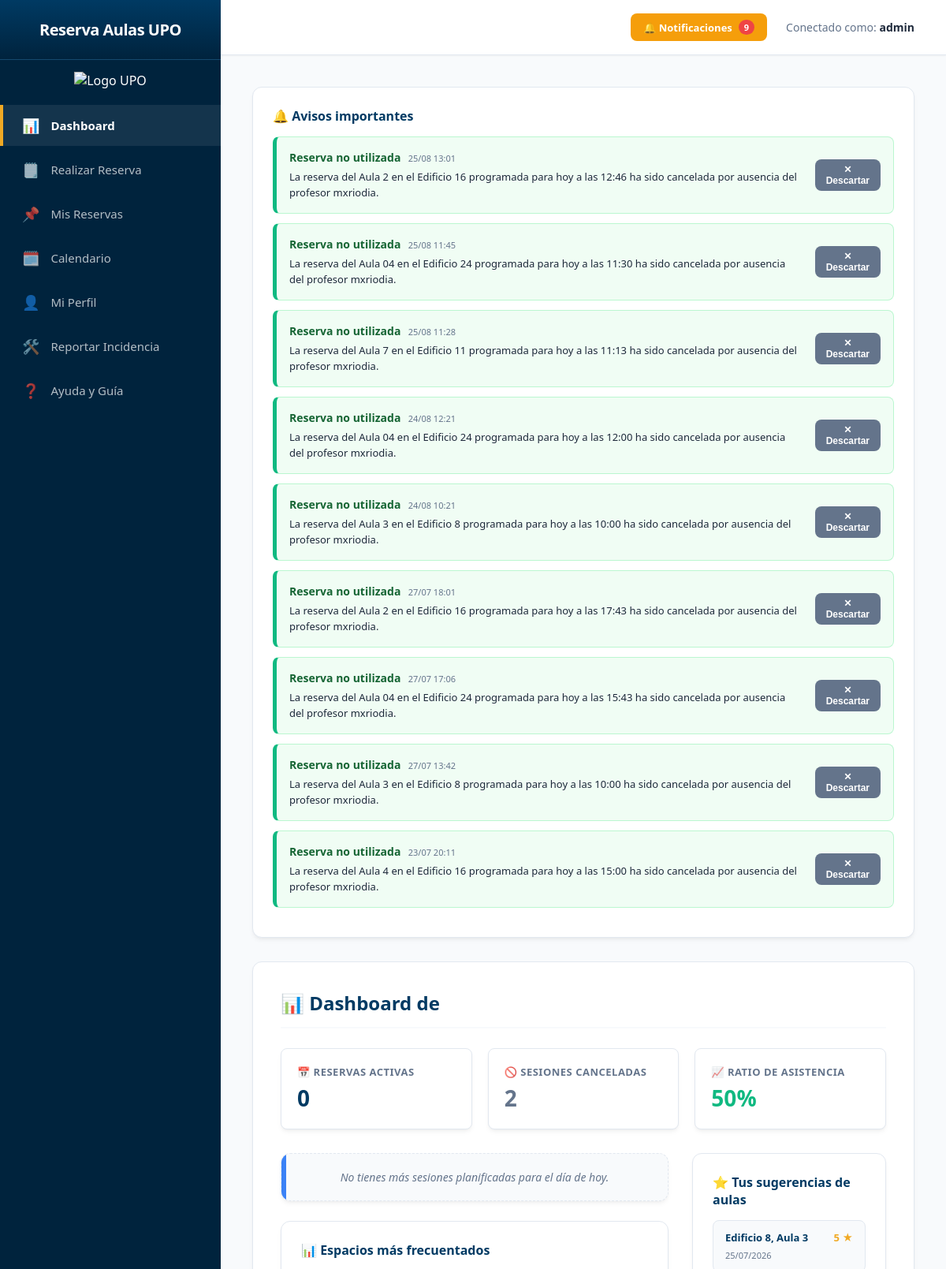
The app's page /panel_profesor/ (signed in, upper part), older data.
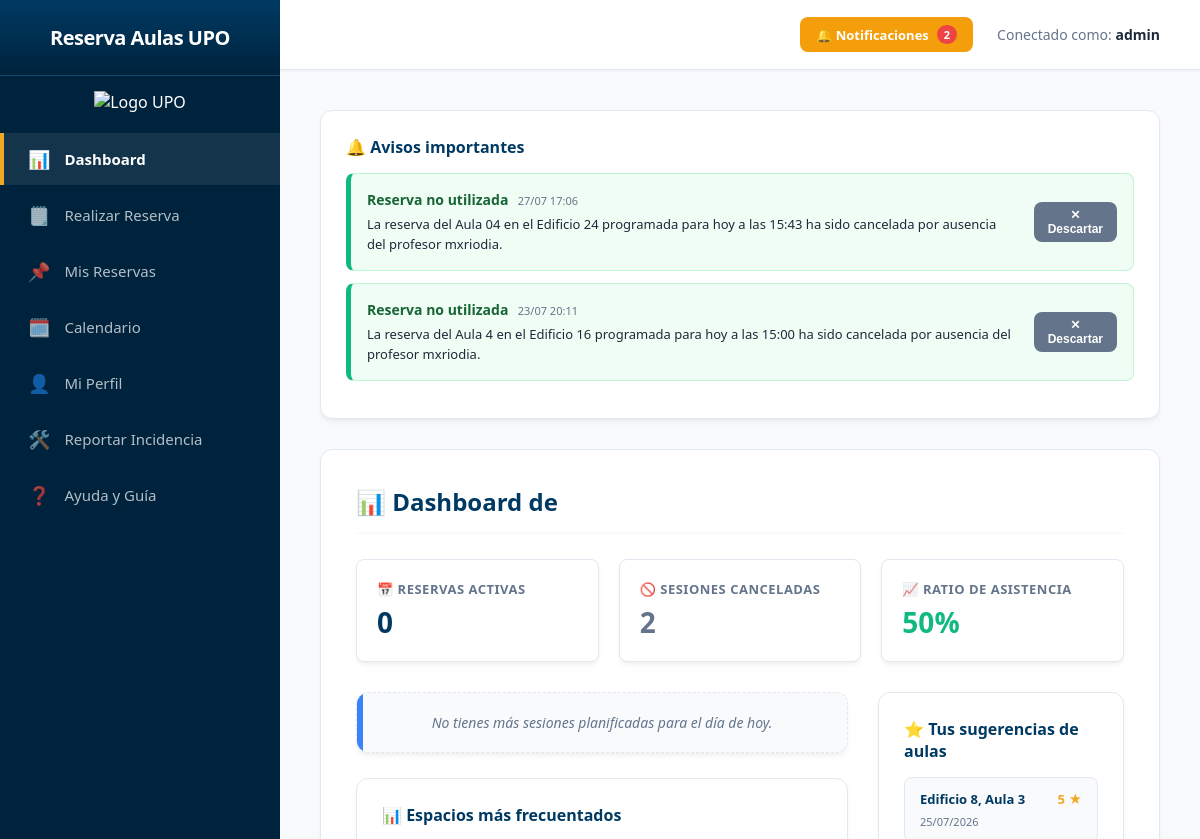
The same page, newer data.
### reservas/models.py (models this page shows, shortened)
class Notificacion(models.Model):
    TIPO_CHOICES = [
        ('recordatorio', 'Recordatorio'),
        ('incidencia', 'Incidencia'),
        ('reasignacion', 'Reasignación'),
    ]
    usuario = models.ForeignKey(Usuario, on_delete=models.CASCADE)
    reserva = models.ForeignKey(Reserva, on_delete=models.SET_NULL, null=True, blank=True)
    titulo = models.CharField(max_length=100)
    mensaje = models.TextField()
    fecha_envio = models.DateTimeField(auto_now_add=True)
    leida = models.BooleanField(default=False)
    tipo = models.CharField(max_length=20, choices=TIPO_CHOICES, default='recordatorio')

class Valoracion(models.Model):
    reserva = models.OneToOneField(Reserva, on_delete=models.CASCADE, related_name='valoracion')
    aula = models.ForeignKey(Aula, on_delete=models.CASCADE, related_name='sugerencias')
    usuario = models.ForeignKey(Usuario, on_delete=models.CASCADE)
    puntuacion = models.PositiveIntegerField(default=5) # Guardará de 1 a 5 estrellas
    comentario = models.TextField(blank=True, null=True)
    fecha_creacion = models.DateTimeField(auto_now_add=True)

class Aula(models.Model):
    edificio = models.ForeignKey(Edificio, on_delete=models.CASCADE, related_name='aulas')
    planta = models.IntegerField()
    numero_aula = models.CharField(max_length=10)
    capacidad_max = models.IntegerField()
    codigo_qr_token = models.CharField(max_length=100, unique=True, null=True, blank=True, editable=False)
    operativa = models.BooleanField(default=True)
    equipamiento = models.ManyToManyField(Recurso, through='AulaEquipamiento')

class Edificio(models.Model):
    numero_edificio = models.IntegerField(primary_key=True)
    nombre = models.CharField(max_length=100)
    operativo = models.BooleanField(default=True)
    def __str__(self):
        return f"Edificio {self.numero_edificio} - {self.nombre}"

### reservas/views.py (the view, shortened to what this page needs)
# urls.py: path('panel_profesor/', reservas_views.panel_profesor, name='panel_profesor'),
@login_required
def panel_profesor(request):
    usuario = request.user
    ahora = timezone.localtime(timezone.now())
    reservas_hoy = Reserva.objects.filter(
        usuario=usuario,
        fecha=ahora.date(),
        estado='activa',
        fecha_validacion__isnull=True
    )
    busqueda_realizada = False
    aulas_encontradas = None
    post_data = {}
    nombre_dia = None
    reservas_finalizadas_usuario = Reserva.objects.filter(
        usuario=usuario,
        estado='activa'
    ).filter(
        (Q(fecha__lt=ahora.date())) |
        (Q(fecha=ahora.date(), hora_fin__lt=ahora.time()))
    ).exclude(
        valoracion__isnull=False # Excluye las que ya tienen una sugerencia guardada
    ).select_related('aula', 'aula__edificio').order_by('-fecha', '-hora_fin')
    reserva_pendiente_valorar = reservas_finalizadas_usuario.first()
    mis_reservas_activas = Reserva.objects.filter(
            usuario=usuario,
            estado='activa'
        ).exclude(
            (Q(fecha__lt=ahora.date())) |
            (Q(fecha=ahora.date(), hora_fin__lt=ahora.time()))
        ).order_by('fecha', 'hora_inicio')
    for res in mis_reservas_activas:
        inicio_res = datetime.combine(res.fecha, res.hora_inicio)
        inicio_res = timezone.make_aware(inicio_res, timezone.get_current_timezone())
        diferencia = inicio_res - ahora
        res.tiempo_minutos = int(diferencia.total_seconds() / 60)
        res.en_ventana_qr = (-15 <= res.tiempo_minutos <= 59)
    Reserva.objects.filter(
        usuario=usuario,
        estado='activa'
    ).filter(
        (Q(fecha__lt=ahora.date())) |
        (Q(fecha=ahora.date(), hora_fin__lt=ahora.time()))
    ).update(estado='finalizada')
    mis_reservas_canceladas = Reserva.objects.filter(usuario=usuario, estado='cancelada').order_by('-fecha', '-hora_inicio')
    mis_reservas_expiradas = Reserva.objects.filter(usuario=usuario, estado='finalizada').order_by('-fecha', '-hora_inicio')
    todos_los_recursos = Recurso.objects.all()
    notificaciones_activas = Notificacion.objects.filter(usuario=usuario, leida=False).order_by('-fecha_envio') # Notificaciones no leídas
    active_tab = request.GET.get('tab', 'tab-dashboard')
    total_activas = mis_reservas_activas.count()
    total_canceladas = mis_reservas_canceladas.count()
    total_validadas = mis_reservas_expiradas.count()
    total_historico = total_validadas + total_canceladas
    porcentaje_asistencia = int((total_validadas / total_historico) * 100) if total_historico > 0 else 100
    proxima_sesion = None
    tiempo_restante_minutos = None
    necesita_checkin = False
    siguiente_reserva_hoy = Reserva.objects.filter(
        usuario=usuario,
        fecha=ahora.date(),
        estado='activa',
        hora_fin__gt=ahora.time()
    ).order_by('hora_inicio').first()
    ultimas_valoraciones = Valoracion.objects.filter(usuario=usuario).select_related('aula', 'aula__edificio').order_by('-fecha_creacion')[:4]
    hoy_sistema = timezone.localtime(timezone.now()).date()
    mes_actual = int(request.GET.get('mes', hoy_sistema.month))
    año_actual = int(request.GET.get('ano', hoy_sistema.year))
    if mes_actual == 1:
        mes_anterior, año_anterior = 12, año_actual - 1
    else:
        mes_anterior, año_anterior = mes_actual - 1, año_actual
    if mes_actual == 12:
        mes_siguiente, año_siguiente = 1, año_actual + 1
    else:
        mes_siguiente, año_siguiente = mes_actual + 1, año_actual
    cal = calendar.Calendar(firstweekday=0) # Empieza en lunes
    semanas_mes = cal.monthdayscalendar(año_actual, mes_actual)
    nombre_mes = _(calendar.month_name[mes_actual]).capitalize()
    agenda_dias = {}
    reservas_mes = Reserva.objects.filter(
        usuario=usuario,
        estado='activa',
        fecha__year=año_actual,
        fecha__month=mes_actual
    ).select_related('aula', 'aula__edificio')
    for res in reservas_mes:
        dia_clave = res.fecha.day
        if dia_clave not in agenda_dias:
            agenda_dias[dia_clave] = []
        agenda_dias[dia_clave].append(res)
    matriz_calendario = []
    for semana in semanas_mes:
        semana_render = []
        for dia in semana:
            semana_render.append({
                'numero': dia,
                'es_hoy': (dia == hoy_sistema.day and mes_actual == hoy_sistema.month and año_actual == hoy_sistema.year),
                'eventos': agenda_dias.get(dia, []) if dia != 0 else []
            })
        matriz_calendario.append(semana_render)
    top_aulas = (Reserva.objects.filter(usuario=request.user)
                .exclude(estado='cancelada') # Omite las canceladas
                .values('aula__numero_aula', 'aula__edificio__numero_edificio')
                .annotate(total=Count('aula'))
                .order_by('-total')[:5])
    labs_aulas = [f"Aula {item['aula__numero_aula']}, Edificio {item['aula__edificio__numero_edificio']}" for item in top_aulas]
    datos_aulas = [item['total'] for item in top_aulas]
    reservas_validadas = Reserva.objects.filter(
        usuario=usuario,
        estado='activa',
        fecha_validacion__isnull=False
    ).select_related('aula', 'aula__edificio')
    context = {
        'reservas_validadas': reservas_validadas,
        'usuario': usuario,
        'mis_reservas_activas': mis_reservas_activas,
        'mis_reservas_canceladas': mis_reservas_canceladas,
        'mis_reservas_expiradas': mis_reservas_expiradas,
        'recursos': todos_los_recursos,
        'aulas_encontradas': aulas_encontradas,
        'busqueda_realizada': busqueda_realizada,
        'post_data': post_data,
        'active_tab': active_tab,
        'notificaciones_activas': notificaciones_activas,
        'notificaciones_count': notificaciones_activas.count(),
        'nombre_dia': nombre_dia,
        'matriz_calendario': matriz_calendario,
        'nombre_mes': nombre_mes,
        'año_actual': año_actual,
        'mes_anterior': mes_anterior,
        'ano_anterior': año_anterior,
        'mes_siguiente': mes_siguiente,
        'ano_siguiente': año_siguiente,
        'labs_aulas': labs_aulas,
        'datos_aulas': datos_aulas,
        'reserva_pendiente_valorar': reserva_pendiente_valorar,
        'kpi_total_activas': total_activas,
        'kpi_total_canceladas': total_canceladas,
        'kpi_porcentaje_asistencia': porcentaje_asistencia,
        'proxima_sesion': proxima_sesion,
        'necesita_checkin': necesita_checkin,
        'tiempo_restante_minutos': tiempo_restante_minutos,
        'ultimas_valoraciones': ultimas_valoraciones,
    }
    return render(request, 'reservas/panel_profesor.html', context)

### reservas/templates/reservas/panel_profesor.html (shortened to what the changed rows need)
<!DOCTYPE html>
<html lang="es">
<head>
</head>
<body>
    <div class="main-container">
        <div class="top-navbar">
            <a href="{% url 'simular_push' %}" class="btn-action warn" style="padding: 8px 16px; font-size: 13px; text-decoration: none; margin-right: 24px; border-radius: var(--radius-md);">
                🔔 Notificaciones
                {% if notificaciones_count > 0 %}
                    <span class="badge">{{ notificaciones_count }}</span>
                {% endif %}
            </a>
        </div>
        <div class="content-area">
            <div id="buzon-notificaciones-global" style="{% if active_tab and active_tab != 'tab-dashboard' %}display: none;{% endif %}">
                {% if notificaciones_activas %}
                    <div style="margin-bottom: 30px; background: #fff; padding: 25px; border-radius: var(--radius-lg); border: 1px solid var(--border); box-shadow: var(--shadow);">
                        {% for noti in notificaciones_activas %}
                            <div style="background-color: #f0fdf4; border: 1px solid #bbf7d0; border-left: 5px solid var(--success); padding: 16px; border-radius: var(--radius-md); margin-bottom: 12px; font-size: 13px; display: flex; justify-content: space-between; align-items: center;">
                                <div style="padding-right: 20px;">
                                    <strong style="color: #166534; font-size: 14px;">{{ noti.titulo }}</strong>
                                    <span style="font-size: 11px; color: var(--text-muted); margin-left: 6px;">{{ noti.fecha_envio|date:"d/m H:i" }}</span><br>
                                    <p style="margin: 6px 0 0 0; color: #1e293b; line-height: 1.5;">{{ noti.mensaje }}</p>
                                </div>
                                <div>
                                    <form method="POST" style="margin: 0;">
                                        <button type="submit" name="btn_descartar_notificacion" class="btn-action secondary" style="padding: 6px 14px; font-size: 12px; border-radius: var(--radius-md);">
                                            ✕ Descartar
                                        </button>
                                    </form>
                                </div>
                            </div>
                        {% endfor %}
                    </div>
                {% endif %}
            </div>
            <div id="tab-dashboard" class="tab-content {% if active_tab == 'tab-dashboard' %}active{% endif %}">
                <h2>📊 Dashboard de {{ usuario.first_name }}</h2>
                <div class="dashboard-layout">
                    <div>
                        <div style="background: #fff; padding: 25px; border: 1px solid var(--border); border-radius: var(--radius-lg); box-shadow: var(--shadow);">
                            <div class="mini-history-list">
                                {% for val in ultimas_valoraciones %}
                                    <div class="mini-history-item">
                                        <div style="display: flex; justify-content: space-between; font-weight: 700; margin-bottom: 4px;">
                                            <span style="color: var(--primary);">Edificio {{ val.aula.edificio.numero_edificio }}, Aula {{ val.aula.numero_aula }}</span>
                                            <span style="color: var(--secondary);">{{ val.puntuacion }} ★</span>
                                        </div>
                                        <span style="font-size: 11px; color: var(--text-muted);">{{ val.fecha_creacion|date:"d/m/Y" }}</span>
                                    </div>
                                {% empty %}
                                    <p style="margin:0; font-size: 13px; color: var(--text-muted); font-style: italic; text-align: center; padding: 10px 0;">
                                        Aún no has enviado sugerencias de mantenimiento.
                                    </p>
                                {% endfor %}
                            </div>
                        </div>
                    </div>
                </div>
            </div>
        </div>
    </div>
</body>
</html>

Row changes from the older to the newer data that the page shows:
no longer on this page (row edited): Notificacion: titulo "Reserva no utilizada", fecha_envio "25/08 13:01", mensaje "La reserva del Aula 2 en el Edificio 16 programada para hoy a las 12:46 ha sido cancelada por ausencia del profesor mxriodia."
no longer on this page (row edited): Notificacion: titulo "Reserva no utilizada", fecha_envio "25/08 11:45", mensaje "La reserva del Aula 04 en el Edificio 24 programada para hoy a las 11:30 ha sido cancelada por ausencia del profesor mxriodia."
no longer on this page (row edited): Notificacion: titulo "Reserva no utilizada", fecha_envio "25/08 11:28", mensaje "La reserva del Aula 7 en el Edificio 11 programada para hoy a las 11:13 ha sido cancelada por ausencia del profesor mxriodia."
no longer on this page (row edited): Notificacion: titulo "Reserva no utilizada", fecha_envio "24/08 12:21", mensaje "La reserva del Aula 04 en el Edificio 24 programada para hoy a las 12:00 ha sido cancelada por ausencia del profesor mxriodia."
no longer on this page (row edited): Notificacion: titulo "Reserva no utilizada", fecha_envio "24/08 10:21", mensaje "La reserva del Aula 3 en el Edificio 8 programada para hoy a las 10:00 ha sido cancelada por ausencia del profesor mxriodia."
no longer on this page (row edited): Notificacion: titulo "Reserva no utilizada", fecha_envio "27/07 18:01", mensaje "La reserva del Aula 2 en el Edificio 16 programada para hoy a las 17:43 ha sido cancelada por ausencia del profesor mxriodia."
no longer on this page (row edited): Notificacion: titulo "Reserva no utilizada", fecha_envio "27/07 13:42", mensaje "La reserva del Aula 3 en el Edificio 8 programada para hoy a las 10:00 ha sido cancelada por ausencia del profesor mxriodia."
Text that changed along with them:
{{ notificaciones_count }}: "9" → "2"
